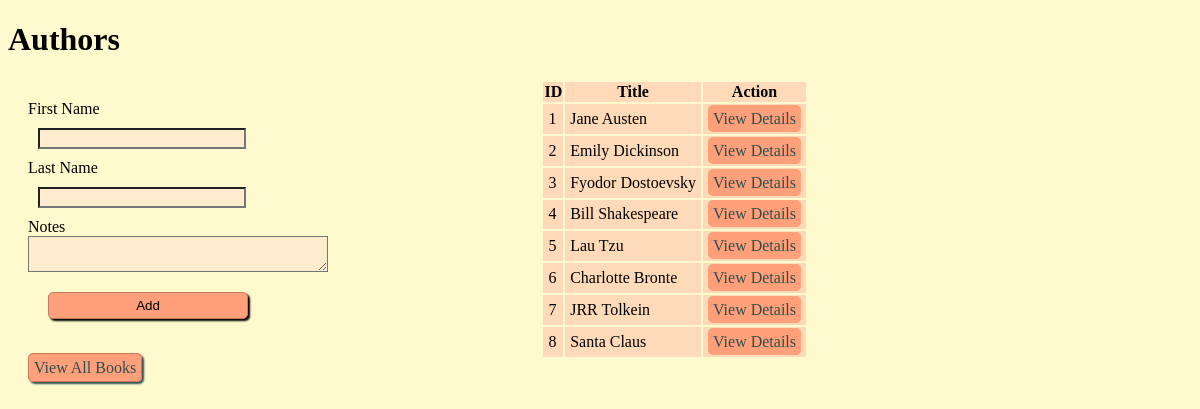
The app's page /authors with its own data.
### ba_app/models.py (models this page shows, shortened)
class Authors(models.Model):
    first_name = models.CharField(max_length = 45)
    last_name = models.CharField(max_length = 45)
    created_at = models.DateTimeField(auto_now_add=True)
    updated_at = models.DateTimeField(auto_now=True)
    books = models.ManyToManyField(Books,related_name = 'authors')
    notes = models.TextField()

### ba_app/views.py (the view)
# urls.py: path('authors',views.authors),
def authors(request):
    context = {
        'all_authors':Authors.objects.all(),
    }
    return render(request,'authors.html',context)

### ba_app/templates/authors.html (shortened to what this page needs)
<!DOCTYPE html>
<html lang="en">
<head>
    {% load static %}
    <link rel="stylesheet" href="{%static 'style.css' %}">
</head>
<body>
    <h1>Authors</h1>
    <div id = container>
        <form action = '/process' method = 'POST'>
            <label for="first_name">First Name</label>
            <input type = 'text' name = 'first_name'>
            <label for="last_name">Last Name</label>
            <input type = 'text' name = 'last_name'>
            <label for='notes'>Notes</label>
            <textarea name = 'notes'></textarea>
            <input class = 'button' type = 'submit' value = 'Add'>
        </form>
        <table>
            <thead>
                <tr>
                    <th>ID</th>
                    <th>Title</th>
                    <th>Action</th>
                </tr>
            </thead>
            <tbody>
                {% for author in all_authors %}
                <tr>
                    <td>{{author.id}}</td>
                    <td>{{author.first_name}} {{author.last_name}}</td>
                    <td><a href = '/authors/{{author.id}}'>View Details</a></td>
                </tr>
                {% endfor %}
            </tbody>
        </table>
</div>
<a class = 'button' href = '/'>View All Books</a>
</body>
</html>

### ba_app/static/style.css (style rules this page uses)
* { background-color: lemonchiffon; }
a { text-decoration: none; color: darkslategray; background-color:lightsalmon; border-radius: 5px; padding: 5px; }
form { display:flex; flex-direction: column; width: 300px; margin: 20px; }
#container { display:flex; width: 800px; justify-content:space-between; }
input { margin: 10px; width: 200px; background-color: blanchedalmond; }
textarea { background-color:blanchedalmond; }
.button { border:1px solid rgb(206, 120, 92); background-color: lightsalmon; border-radius:5px; padding: 5px; box-shadow: 2px 2px 2px; margin: 20px; }
th { background-color:peachpuff; }
td { background-color: peachpuff; padding: 5px; }

### records on screen
Authors: id "1", first_name "Jane", last_name "Austen"
Authors: id "2", first_name "Emily", last_name "Dickinson"
Authors: id "3", first_name "Fyodor", last_name "Dostoevsky"
Authors: id "4", first_name "Bill", last_name "Shakespeare"
Authors: id "5", first_name "Lau", last_name "Tzu"
Authors: id "6", first_name "Charlotte", last_name "Bronte"
Authors: id "7", first_name "JRR", last_name "Tolkein"
Authors: id "8", first_name "Santa", last_name "Claus"
